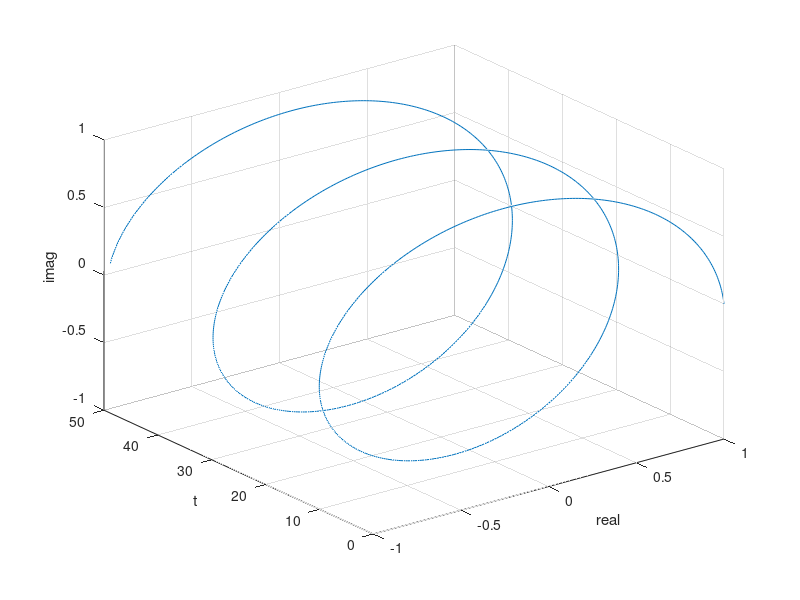

MATLAB code to generate this figure:
w0 = pi/4;

t=0:0.05:49;

% s=exp(-0.05*t).*exp(-w0*j*t);
s=power(1.5,w0*j*t);

% t=0:pi/32:2*pi;
% plot3(cos(w0*t),t,sin(w0*t));

% hold on

plot3(real(s),t,imag(s));

grid on

xlabel('real');
ylabel('t');
zlabel('imag');
